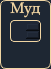
      <widget class="QFrame" name="frame_Characteristics_Wisdom_Editing">
       <property name="geometry">
        <rect>
         <x>240</x>
         <y>350</y>
         <width>51</width>
         <height>69</height>
        </rect>
       </property>
       <property name="minimumSize">
        <size>
         <width>48</width>
         <height>69</height>
        </size>
       </property>
       <property name="maximumSize">
        <size>
         <width>61</width>
         <height>69</height>
        </size>
       </property>
       <property name="styleSheet">
        <string notr="true">QFrame {
    /* Плотная матовая заливка цветом с твоей картинки */
    background-color: rgb(30, 39, 51);
    
    /* ХИТРЫЙ ФИКС ДЛЯ QT: Сброс стиля рамок, чтобы скругление и обводка сработали вместе */
    border-style: solid;
    /* Роскошная золотая обводка толщиной 1px */
    border: 1px solid rgb(240, 213, 163); 
    
    /* Скругление углов (мягкий книжный стиль) */
    border-radius: 6px;
}

/* Автоматическая настройка для любых надписей внутри этого фрейма */
QFrame QLabel {
    background-color: transparent;
    color: rgb(240, 213, 163); /* Наше фирменное золото для текста */
    font-family: &quot;Palatino Linotype&quot;;
    /* Фикс: чтобы золотая обводка фрейма не наследовалась буквами текста */
    border: none !important; 
}</string>
       </property>
       <property name="frameShape">
        <enum>QFrame::Shape::StyledPanel</enum>
       </property>
       <property name="frameShadow">
        <enum>QFrame::Shadow::Raised</enum>
       </property>
       <widget class="QLabel" name="label_Wisdom_Editing">
        <property name="geometry">
         <rect>
          <x>0</x>
          <y>0</y>
          <width>51</width>
          <height>20</height>
         </rect>
        </property>
        <property name="minimumSize">
         <size>
          <width>20</width>
          <height>20</height>
         </size>
        </property>
        <property name="maximumSize">
         <size>
          <width>61</width>
          <height>20</height>
         </size>
        </property>
        <property name="font">
         <font>
          <family>Palatino Linotype</family>
          <pointsize>11</pointsize>
         </font>
        </property>
        <property name="text">
         <string>Муд</string>
        </property>
        <property name="alignment">
         <set>Qt::AlignmentFlag::AlignCenter</set>
        </property>
       </widget>
       <widget class="QSpinBox" name="spinBox_Wisdom_Editing">
        <property name="geometry">
         <rect>
          <x>10</x>
          <y>20</y>
          <width>31</width>
          <height>22</height>
         </rect>
        </property>
        <property name="minimumSize">
         <size>
          <width>20</width>
          <height>22</height>
         </size>
        </property>
        <property name="maximumSize">
         <size>
          <width>41</width>
          <height>22</height>
         </size>
        </property>
        <property name="styleSheet">
         <string notr="true">QSpinBox {
    /* Наш глубокий тёмно-синий цвет для фона плашки */
    background-color: rgb(31, 39, 53);   
    
    /* ХИТРЫЙ ФИКС: Принудительный сброс нативного стиля Windows, чтобы цвет изменился */
    border-style: solid;
    border: 1px solid rgb(240, 213, 163); /* Золотая обводка */
    
    border-radius: 4px;                  
    padding: 4px 26px 4px 8px;            /* Оставили те же отступы из примера */
    
    color: rgb(240, 213, 163);           /* Золото для текста */
    font-family: &quot;Palatino Linotype&quot;;    
    font-size: 14px;
    font-weight: bold;
}</string>
        </property>
       </widget>
       <widget class="QLabel" name="label_Bonus_Wisdom_Editing">
        <property name="geometry">
         <rect>
          <x>10</x>
          <y>40</y>
          <width>31</width>
          <height>21</height>
         </rect>
        </property>
        <property name="text">
         <string/>
        </property>
       </widget>
      </widget>
